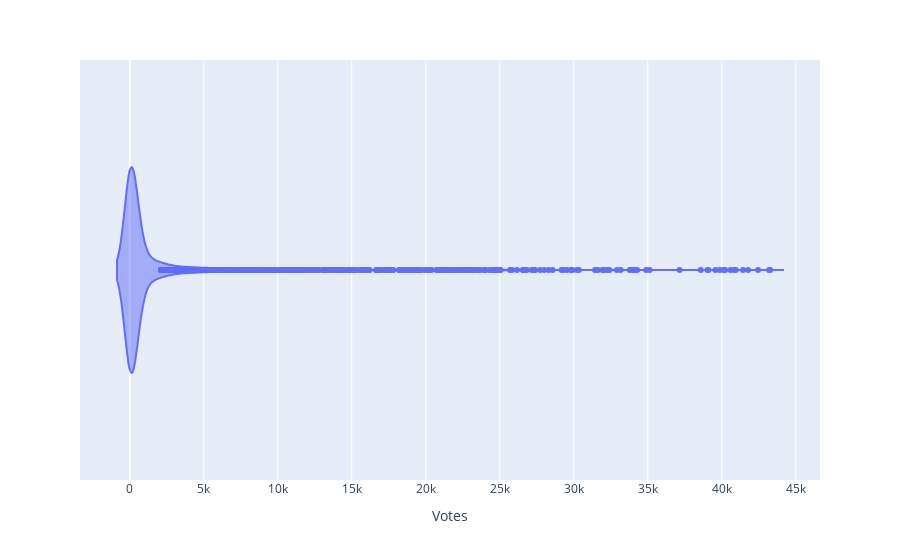

Source (notebook cell):
### Code cell
iplot(px.violin(data_frame=data,x="Votes"))

### Figure 1 — Plotly figure (JSON) as saved in the notebook; plotly's stock layout.template omitted (floating-point values rounded to 4 significant figures; data arrays with more than 128 entries replaced by an {"elided": "..."} marker saying what was removed)
{"data": [{"alignmentgroup": "True", "box": {"visible": false}, "hovertemplate": "Votes=%{x}<extra></extra>", "legendgroup": "", "marker": {"color": "#636efa"}, "name": "", "offsetgroup": "", "orientation": "h", "scalegroup": "True", "showlegend": false, "type": "violin", "x": {"elided": "5545 int values"}, "x0": " ", "xaxis": "x", "y0": " ", "yaxis": "y"}], "layout": {"legend": {"tracegroupgap": 0}, "margin": {"t": 60}, "violinmode": "group", "xaxis": {"anchor": "y", "domain": [0, 1], "title": {"text": "Votes"}}, "yaxis": {"anchor": "x", "domain": [0, 1]}}}
